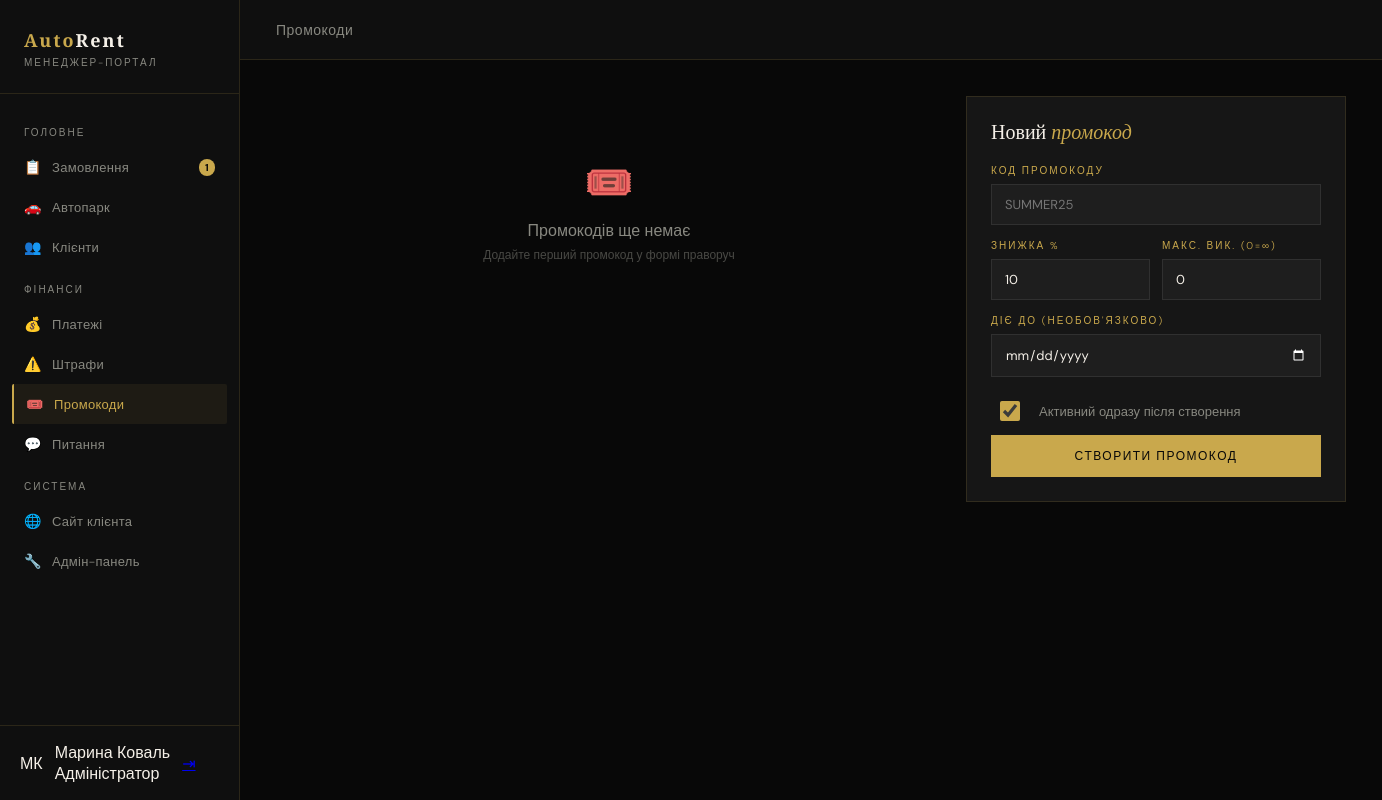
Page /manager/promos/ (signed in) on the earlier database version.
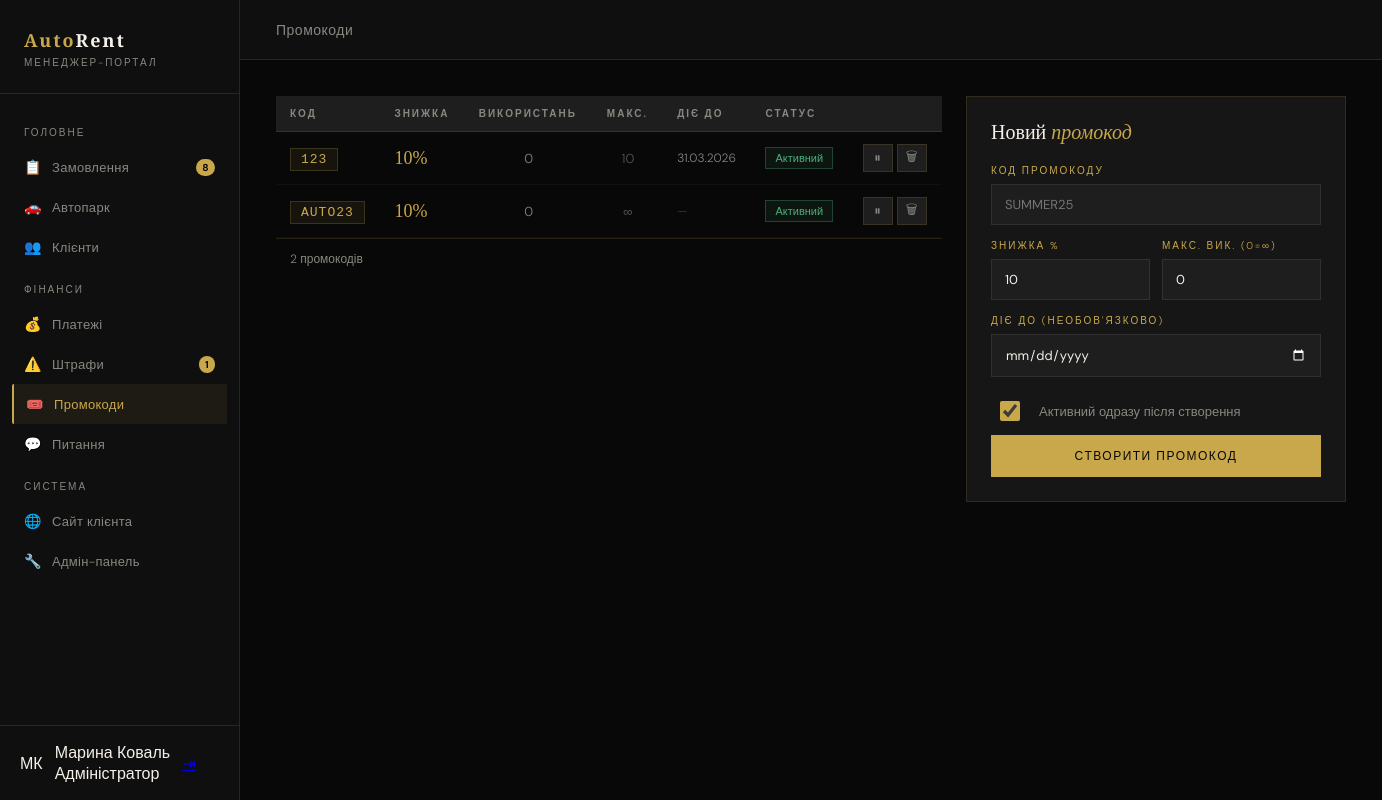
Same page on the later database version.
### core/models.py (models this page shows, shortened)
class PromoCode(models.Model):
    code         = models.CharField('Код', max_length=32, unique=True)
    discount_pct = models.PositiveIntegerField('Знижка (%)', default=10,
                       help_text='Відсоток знижки від фінальної суми')
    is_active    = models.BooleanField('Активний', default=True)
    valid_until  = models.DateField('Діє до', null=True, blank=True,
                       help_text='Залиште порожнім — без обмеження дати')
    used_count   = models.PositiveIntegerField('Використань', default=0, editable=False)
    max_uses     = models.PositiveIntegerField('Макс. використань', default=0,
                       help_text='0 — необмежено')
    created_at   = models.DateTimeField(auto_now_add=True)
    class Meta:
        verbose_name        = 'Промокод'
        verbose_name_plural = 'Промокоди'
        ordering            = ['-created_at']

### manager_portal/views.py (the view, shortened to what this page needs)
# urls.py: path('promos/', views.promos, name='manager_promos'),
@manager_req
def promos(request):
    from core.models import PromoCode
    from datetime import date as date_cls
    qs = PromoCode.objects.order_by('-created_at')
    return render(request, 'manager/promos.html', {'promos': qs, 'today': date_cls.today()})

### manager_portal/context_processors.py (called while the page is built)
def manager_context(request):
    if not request.user.is_authenticated or not request.user.is_staff:
        return {}
    return {
        'pending_count': Booking.objects.filter(status='pending').count(),
        'unpaid_fines': Fine.objects.filter(status='unpaid').count(),
    }

### manager_portal/views.py (called while the page is built)
def is_manager(user):
    return user.is_authenticated and (user.is_staff or user.is_superuser)

### templates/manager/promos.html (shortened to what this page needs)
{% extends 'manager/base_manager.html' %}
{% block main_content %}
<div class="topbar"><div class="topbar-title">Промокоди</div></div>
<div class="content">
<div class="promo-grid">
  <div>
    {% if promos %}
    <table class="pt">
      <thead><tr><th>Код</th><th>Знижка</th><th>Використань</th><th>Макс.</th><th>Діє до</th><th>Статус</th><th></th></tr></thead>
      <tbody>
      {% for p in promos %}
      <tr>
        <td><span class="code-badge">{{ p.code }}</span></td>
        <td><span class="disc-val">{{ p.discount_pct }}%</span></td>
        <td style="text-align:center;">{{ p.used_count }}</td>
        <td style="text-align:center;opacity:.6;">{% if p.max_uses > 0 %}{{ p.max_uses }}{% else %}∞{% endif %}</td>
        <td style="font-size:12px;">{% if p.valid_until %}{{ p.valid_until|date:"d.m.Y" }}{% else %}<span style="opacity:.4;">—</span>{% endif %}</td>
        <td>
          {% if p.valid_until and p.valid_until < today %}<span class="pill exp">Прострочено</span>
          {% elif p.is_active %}<span class="pill on">Активний</span>
          {% else %}<span class="pill off">Вимкнено</span>{% endif %}
        </td>
        <td>
          <div class="act">
            <form method="post" style="display:inline;"><button type="submit" class="abt" title="{% if p.is_active %}Вимкнути{% else %}Активувати{% endif %}">{% if p.is_active %}⏸{% else %}▶{% endif %}</button></form>
            <button class="abt red" title="Видалити" onclick="confirmDelete({{ p.pk }},'{{ p.code }}')">🗑</button>
          </div>
        </td>
      </tr>
      {% endfor %}
      </tbody>
    </table>
    <div style="padding:12px 14px;font-size:12px;color:var(--gray);border-top:1px solid var(--border);">{{ promos|length }} промокодів</div>
    {% else %}
    <div style="padding:60px;text-align:center;color:var(--gray);"><div style="font-size:40px;margin-bottom:12px;">🎟️</div><div>Промокодів ще немає</div><div style="font-size:12px;margin-top:6px;opacity:.5;">Додайте перший промокод у формі праворуч</div></div>
    {% endif %}
  </div>
  <div class="add-card">
    <div class="add-title">Новий <em>промокод</em></div>
    <form method="post" action="{% url 'manager_promos' %}">
      <div class="df">
        <label>Код промокоду</label>
        <input type="text" name="code" placeholder="SUMMER25" maxlength="32" required style="text-transform:uppercase;" oninput="this.value=this.value.toUpperCase()">
      </div>
      <div class="dg2">
        <div class="df">
          <label>Знижка %</label>
          <input type="number" name="discount_pct" value="10" min="1" max="99" required>
        </div>
        <div class="df">
          <label>Макс. вик. (0=∞)</label>
          <input type="number" name="max_uses" value="0" min="0">
        </div>
      </div>
      <div class="df">
        <label>Діє до (необов'язково)</label>
        <input type="date" name="valid_until">
      </div>
      <div class="toggle-wrap">
        <input type="checkbox" name="is_active" id="isActive" checked>
        <label class="toggle-lbl" for="isActive">Активний одразу після створення</label>
      </div>
      <button type="submit" class="btn-save">Створити промокод</button>
    </form>
  </div>
</div>
</div>
{% endblock %}

### templates/manager/base_manager.html (shortened to what this page needs)
{% load static %}<!DOCTYPE html>
<html lang="uk">
<head>
<link rel="stylesheet" href="{% static 'css/manager.css' %}?v=3">
</head>
<body>
<aside class="sidebar">
  <div class="sidebar-logo">
    <div class="logo-mark">Auto<span>Rent</span></div>
    <div class="logo-sub">Менеджер-портал</div>
  </div>
  <nav class="sidebar-nav">
    <div class="nav-section-label">Головне</div>
    <a class="nav-item {% if 'booking' in request.resolver_match.url_name|default:'' %}active{% endif %}" href="{% url 'manager_bookings' %}">
      <span class="nav-icon">📋</span> Замовлення
      {% if pending_count %}<span class="nav-badge">{{ pending_count }}</span>{% endif %}
    </a>
    <a class="nav-item {% if request.resolver_match.url_name in 'manager_cars,manager_car_edit,manager_car_add' %}active{% endif %}" href="{% url 'manager_cars' %}">
      <span class="nav-icon">🚗</span> Автопарк
    </a>
    <a class="nav-item {% if 'client' in request.resolver_match.url_name|default:'' %}active{% endif %}" href="{% url 'manager_clients' %}">
      <span class="nav-icon">👥</span> Клієнти
    </a>
    <div class="nav-section-label">Фінанси</div>
    <a class="nav-item {% if request.resolver_match.url_name == 'manager_payments' %}active{% endif %}" href="{% url 'manager_payments' %}">
      <span class="nav-icon">💰</span> Платежі
    </a>
    <a class="nav-item {% if 'fine' in request.resolver_match.url_name|default:'' %}active{% endif %}" href="{% url 'manager_fines' %}">
      <span class="nav-icon">⚠️</span> Штрафи
      {% if unpaid_fines %}<span class="nav-badge">{{ unpaid_fines }}</span>{% endif %}
    </a>
    <a class="nav-item {% if request.resolver_match.url_name == 'manager_promos' %}active{% endif %}" href="{% url 'manager_promos' %}">
      <span class="nav-icon">🎟️</span> Промокоди
    </a>
    <a class="nav-item {% if request.resolver_match.url_name == 'manager_inquiries' %}active{% endif %}" href="{% url 'manager_inquiries' %}">
      <span class="nav-icon">💬</span> Питання
    </a>
    <div class="nav-section-label">Система</div>
    <a class="nav-item" href="{% url 'index' %}">
      <span class="nav-icon">🌐</span> Сайт клієнта
    </a>
    <a class="nav-item" href="/admin/">
      <span class="nav-icon">🔧</span> Адмін-панель
    </a>
  </nav>
  <div class="sidebar-user">
    <div class="user-avatar">{{ user.first_name|first|upper }}{{ user.last_name|first|upper }}</div>
    <div>
      <div class="user-name">{{ user.get_full_name|default:user.username }}</div>
      <div class="user-role">{% if user.is_superuser %}Адміністратор{% else %}Менеджер{% endif %}</div>
    </div>
    <a href="{% url 'logout' %}" class="user-logout" title="Вийти">⇥</a>
  </div>
</aside>
<div class="main-content">
  {% block main_content %}{% endblock %}
</div>
</body>
</html>

Differences in the rows shown:
added PromoCode: code "123", discount_pct "10", used_count "0", max_uses "10", valid_until "31.03.2026", is_active "Активний"
added PromoCode: code "AUTO23", discount_pct "10", used_count "0", is_active "Активний"
Other differences:
{{ pending_count }}: "1" → "8"
{{ unpaid_fines }}: (not shown) → "1"
{{ promos|length }}: (not shown) → "2"
text no longer shown: "🎟️ Промокодів ще немає Додайте перший промокод у формі праворуч"
text now shown: "КОД ЗНИЖКА ВИКОРИСТАНЬ МАКС. ДІЄ ДО СТАТУС промокодів"
